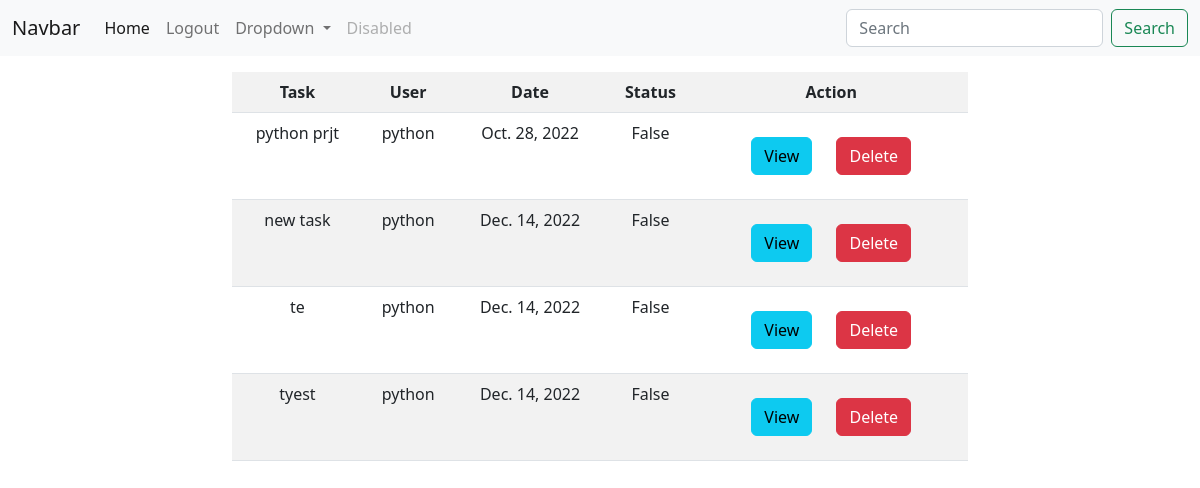
The page /web/todoss/alll/ (signed in) on the database its author committed.
### todoapp/models.py (models this page shows)
class Todos(models.Model):
    task_name=models.CharField(max_length=200)
    user=models.ForeignKey(User,on_delete=models.CASCADE)
    status=models.BooleanField(default=False)
    create_date=models.DateField(auto_now_add=True)

### todoweb/views.py (the view)
# urls.py: path('todoss/alll/',views.TodoListView.as_view(),name="alltodos"),
@method_decorator(signin_required,name="dispatch")
class TodoListView(ListView):
    template_name="todo-list.html"
    model=Todos
    context_object_name="todos"
    def get_queryset(self):
        return Todos.objects.filter(user=self.request.user)

### todoweb/views.py (called while the page is built)
def signin_required(fn):
    def wrapper(request,*args,**kw):
        if not request.user.is_authenticated:
            messages.error(request,"You must log in")
            return redirect("signin")
        else:
            return fn(request,*args,**kw)
    return wrapper

### todoweb/templates/todo-list.html
{%extends 'base.html'%}
{%block body_block%}
<div class="row">
    <div class="col-2"></div>
    <div class="col-8">
        <table class="table table-striped table-hover mt-3 text-center">
            <tr>
                <th>Task</th>
                <th>User</th>
                <th>Date</th>
                <th>Status</th>
                <th>Action</th>
            </tr>
            {%for todo in todos%}
            <tr>
                <td>{{todo.task_name}}</td>
                <td>{{todo.user}}</td>
                <td>{{todo.create_date}}</td>
                <td>{{todo.status}}</td>
                <td class="">
                    <a href="{%url 'todos-details' todo.id%}" class="btn btn-info m-3">View</a>
                    <a href="{%url 'todos-delete' todo.id%}" class="btn btn-danger m-3 ms-1">Delete</a>
                </td>
            </tr>
            {%endfor%}
        </table>
    </div>
    <div class="col-2"></div>
</div>
{%endblock%}

### rows shown on the page
Todos: task_name "python prjt", user "python", create_date "Oct. 28, 2022", status "False"
Todos: task_name "new task", user "python", create_date "Dec. 14, 2022", status "False"
Todos: task_name "te", user "python", create_date "Dec. 14, 2022", status "False"
Todos: task_name "tyest", user "python", create_date "Dec. 14, 2022", status "False"
